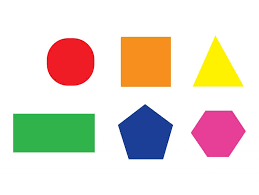
#> input picture datasets/shape1.png, 259 x 195 px
$ jupyter execute PCA_normal.ipynb
#> lines starting #> are read from the running program, lines starting #| are printed output that depends on the picture
[cell 1]
import numpy as np
import timeit
import matplotlib.pyplot as plt
from ipywidgets import interact, interactive, fixed, FloatSlider, IntSlider, Button, Layout, Box, HBox, VBox, FloatText, Button, Dropdown

[cell 2]
from PIL import Image

[cell 3]
img = Image.open('../datasets/shape1.png')
#> img is the input picture: PIL image 259x195 P; mean R, G, B 230.4, 220.8, 209.6

[cell 4]
img

[cell 5]
data = np.asarray(img)
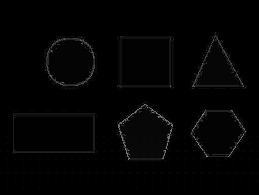
#> data: shape (195, 259); min 0, max 128, mean 3.1
print(data.shape)
#| (195, 259)

[cell 6]
image_data = np.array(img, dtype='float32')
image_data = image_data / 255.0
